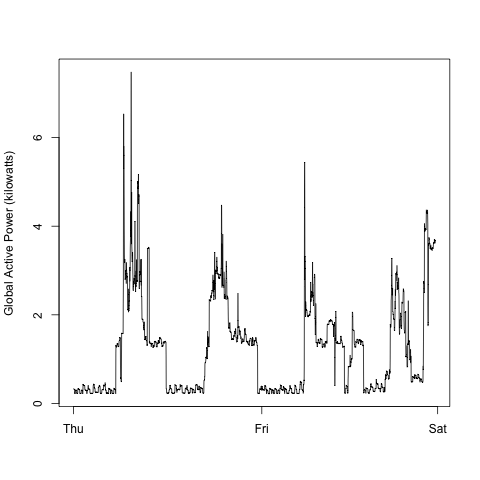

Write the R code that produced this figure.
data <- source("readdata.R")
data <- data$value

# Making plot2
plot(data[, 3],
     type="l",
     xlab = "",
     ylab = "Global Active Power (kilowatts)",
     xaxt = 'n')

axis(side=1, at=c(0, 1500, 2900), labels=c('Thu', 'Fri', 'Sat'))
dev.copy(png, "plot2.png",  width = 480, height = 480)
dev.off()
